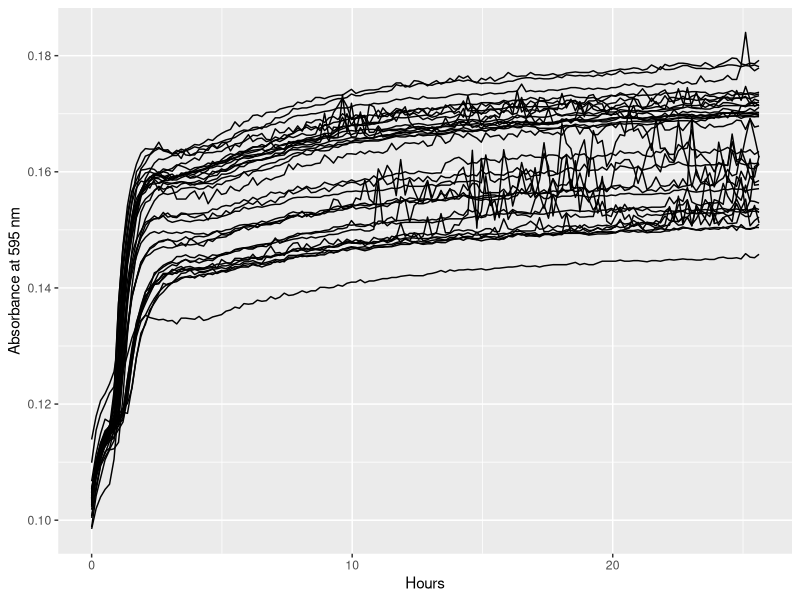
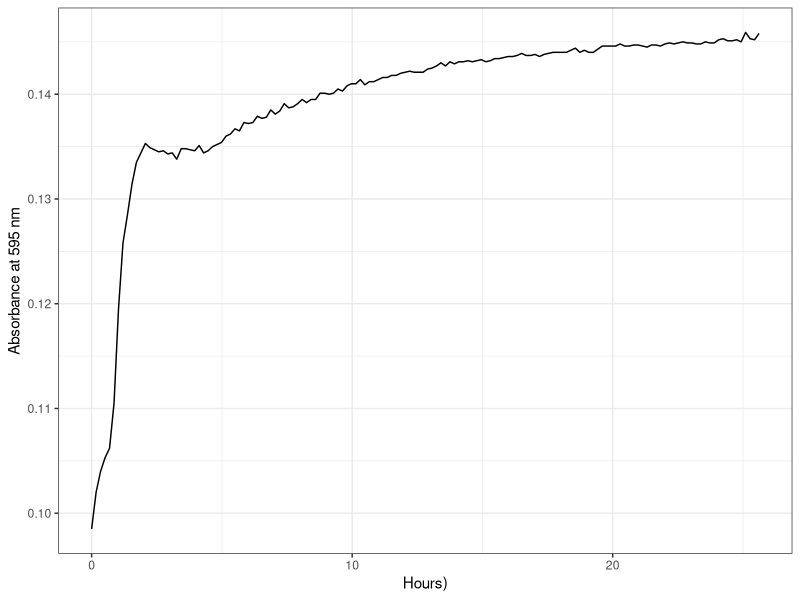
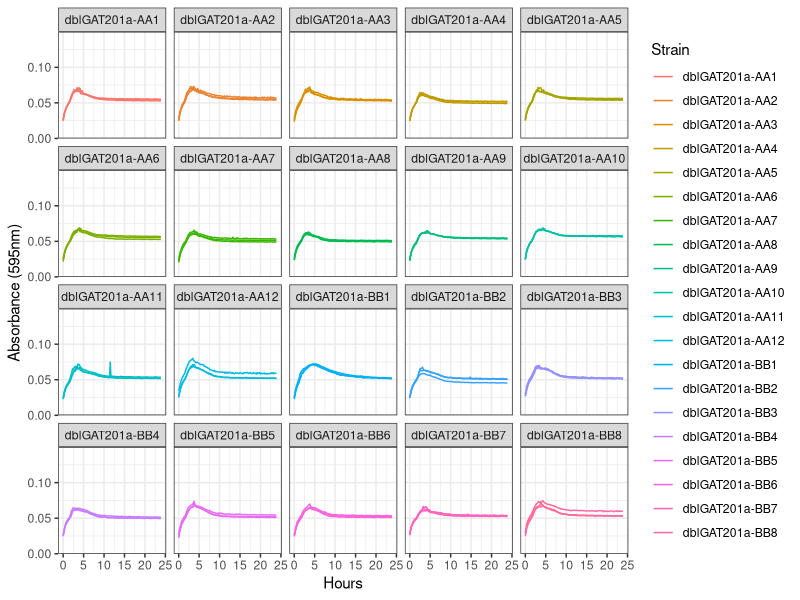
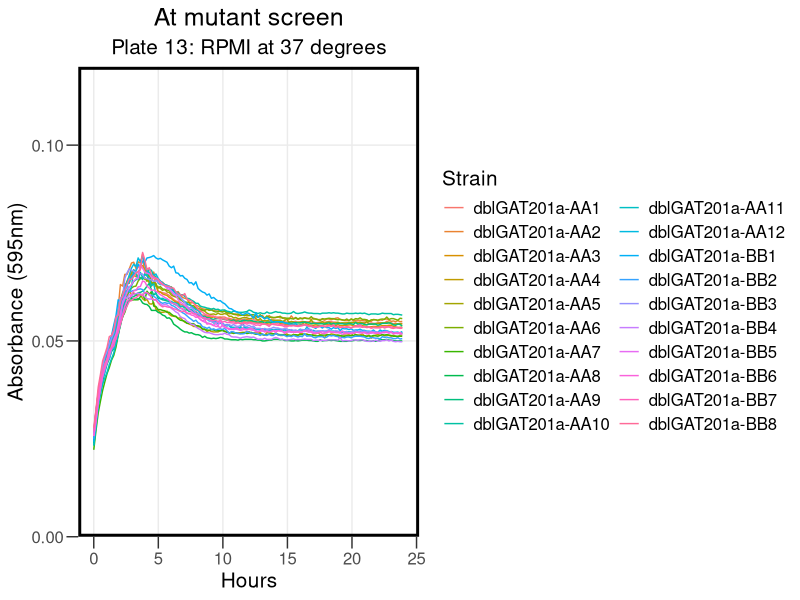
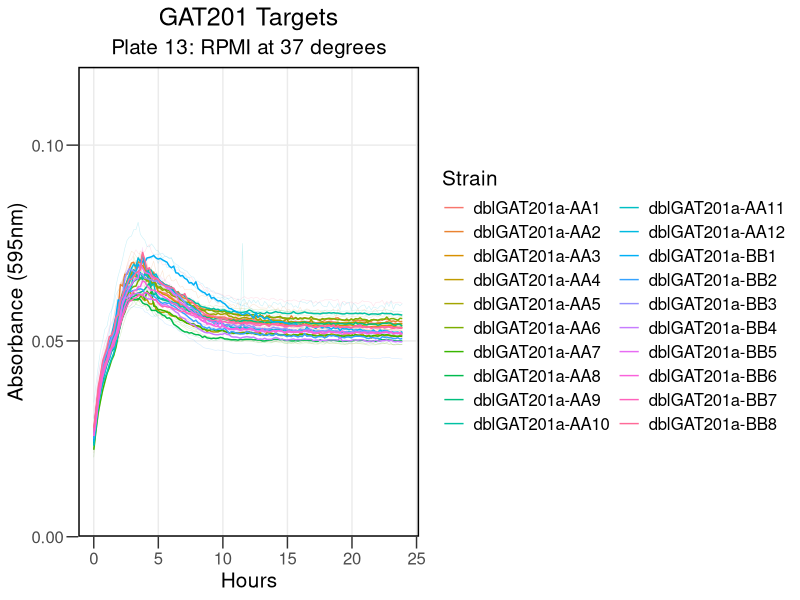
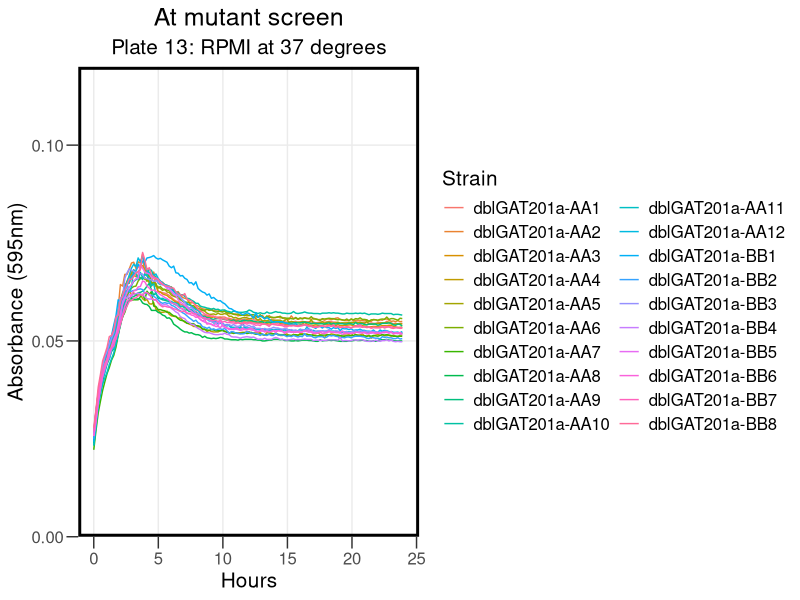
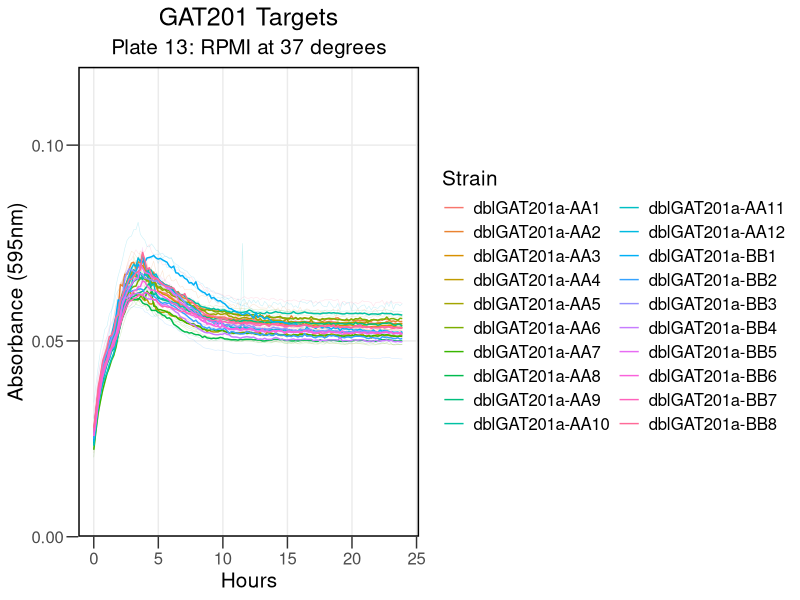

These charts were generated, in order, by the following R code:
## ---- chunk 1
knitr::opts_chunk$set(echo = TRUE)
## ---- chunk 2

library("reshape2")
library(dplyr)
library(ggplot2)
library(tidyverse)
library(rmarkdown)
library(cowplot)
library(yaml)
library(knitr)
## ---- chunk 3

rawdata <- read.csv("../Input/20230518_Atmutant_Screen_plate13_csv.csv")

## ---- chunk 4

  rawdata_hour<-mutate(rawdata, Time = Time/3600)

## ---- chunk 5

reshaped <- melt(rawdata_hour, id=c("Time", "Temp"), 
                              variable.name="Well",
                              value.name="OD595")

summary(reshaped)
## ---- chunk 6

platemap <- read.csv("../Input/20230518_RPMI_Atmut_screen_Plate13_setup.csv") %>%     
  dplyr::mutate(
    Strain = factor(Strain, 
                    levels = c( "P2.7AA1","P2.7AA2","P2.7AA3","P2.7AA4","P2.7AA5","P2.7AA6","P2.7AA7","P2.7AA8","P2.7AA9","P2.7AA10","P2.7AA11","P2.7AA12","P2.7BB1","P2.7BB2","P2.7BB3","P2.7BB4","P2.7BB5","P2.7BB6","P2.7BB7","P2.7BB8"),
                    labels = c("dblGAT201a-AA1", "dblGAT201a-AA2", "dblGAT201a-AA3", "dblGAT201a-AA4", "dblGAT201a-AA5", "dblGAT201a-AA6", "dblGAT201a-AA7", "dblGAT201a-AA8", "dblGAT201a-AA9", "dblGAT201a-AA10", "dblGAT201a-AA11", "dblGAT201a-AA12", "dblGAT201a-BB1", "dblGAT201a-BB2", "dblGAT201a-BB3", "dblGAT201a-BB4", "dblGAT201a-BB5", "dblGAT201a-BB6", "dblGAT201a-BB7", "dblGAT201a-BB8"))
  )
head(platemap, n=10)


## ---- chunk 7

annotated <- inner_join(reshaped, platemap, by="Well")
 
## ---- chunk 8

ggplot(data=filter(annotated,is.na(Strain)),
          aes(x=Time, y=OD595,  group = Well)) + 
          geom_line() + 
          labs(x="Hours", y="Absorbance at 595 nm")
## ---- chunk 9

ggplot(data=filter(annotated,Well=="A3"), 
       aes(x=Time, y=OD595, group = Well)) + 
 
       geom_line() + 
     theme_bw()+
     labs(x="Hours)", y="Absorbance at 595 nm")

## ---- chunk 10

blank_OD_summary <- annotated %>%
   filter(is.na(Strain), Time < 1/24) %>%
  filter(Well != "A3") %>%
  filter(Well != "A6") %>%
  filter(Well != "H10") %>%
  group_by(Media) %>%
  summarise(OD_median=median(OD595),
            OD_mean=mean(OD595),
            OD_max=max(OD595),
            OD_min=min(OD595))
print(blank_OD_summary)
## ---- chunk 11

normalisedOD <- annotated %>%
  left_join(blank_OD_summary, by="Media") %>%
  mutate(OD_corrected = OD595 - OD_median)

## ---- chunk 12

ggplot(data=normalisedOD %>%
                       filter( !is.na(Strain) ), 
                      aes(x=Time, y=OD_corrected, color=Strain, group = Well)) + 
       geom_line() + 
  scale_x_continuous(limits = c(0,24)) +
       scale_y_continuous(limits=c(0,0.15),expand=c(0,0))+
       facet_wrap(Strain ~ .)+
  
       labs(x = "Hours",
            y = "Absorbance (595nm)") +
       theme(text = element_text(size = 20))+
       theme_bw()
## ---- chunk 13

ggplot(data=normalisedOD  %>%
         
                     filter( !is.na(Strain) ),  
                      aes(x=Time, y=OD_corrected, color=Strain)) + 
        stat_summary(fun = "median", geom = "line", size = 0.5) +
   scale_x_continuous(limits = c(0,24)) +
       scale_y_continuous(limits=c(0,0.12),expand=c(0,0), breaks = c(0, 0.05, 0.1)) +
       labs(x = "Hours",
            y = "Absorbance (595nm)",
            title = "At mutant screen", subtitle = "Plate 13: RPMI at 37 degrees") +
       theme_bw() +
       theme(text = element_text(size = 15))+
       theme(axis.title = element_text(size = 15))+
       theme(axis.ticks.length = unit(0.3, "cm"))+
       theme(title = element_text(size = 15))+
       theme(panel.grid.minor = element_blank())+
    guides(color=guide_legend(ncol=2))+
 theme(legend.title = element_text(size = 15))+
      theme(legend.background = element_rect(fill = "transparent", color=NA))+
  theme(legend.key = element_rect(fill = "transparent", color=NA))+
       theme (plot.background =  element_rect(fill = "transparent", color=NA), 
         panel.background = element_rect(fill = "transparent", color=NA),)+
      theme(panel.border = element_rect(linetype = "solid", colour = "black", size = 2))+
  theme(plot.title = element_text(hjust = 0.5), plot.subtitle = element_text(hjust = 0.5) )
       
## ---- chunk 14

ggsave("../Results/AllSummary_At13.png",width = 8,height=5)
## ---- chunk 15


ggplot(data=normalisedOD  %>%
          
                     filter( !is.na(Strain) ),  
                      aes(x=Time, y=OD_corrected, color=Strain)) + 
       geom_line(aes(group = Well), size = 0.2, alpha = 0.2) + 
       stat_summary(fun = "median", geom = "line", size = 0.5) +
   scale_x_continuous(limits = c(0,24)) +
       scale_y_continuous(limits=c(0,0.12),expand=c(0,0), breaks = c(0, 0.05, 0.1)) +
   
       labs(x = "Hours",
            y = "Absorbance (595nm)",
            title = "GAT201 Targets", subtitle = "Plate 13: RPMI at 37 degrees") +

                  theme_bw() +
       theme(text = element_text(size = 15))+
       theme(axis.title = element_text(size = 15))+
             theme(axis.ticks.length = unit(0.3, "cm"))+
       theme(title = element_text(size = 15))+
       theme(panel.grid.minor = element_blank())+
            guides(color=guide_legend(ncol=2))+
       theme(legend.title = element_text(size = 15))+
      theme(legend.background = element_rect(fill = "transparent", color=NA))+
      theme(legend.key = element_rect(fill = "transparent", color=NA))+
       theme (plot.background =  element_rect(fill = "transparent", color=NA), 
            panel.background = element_rect(fill = "transparent", color=NA),)+
      theme(panel.border = element_rect(linetype = "solid", colour = "black", size = 1))+
      theme(plot.title = element_text(hjust = 0.5), plot.subtitle = element_text(hjust = 0.5))
## ---- chunk 16

ggsave("../Results/Statsumm_At13.png",width = 8,height=5)
